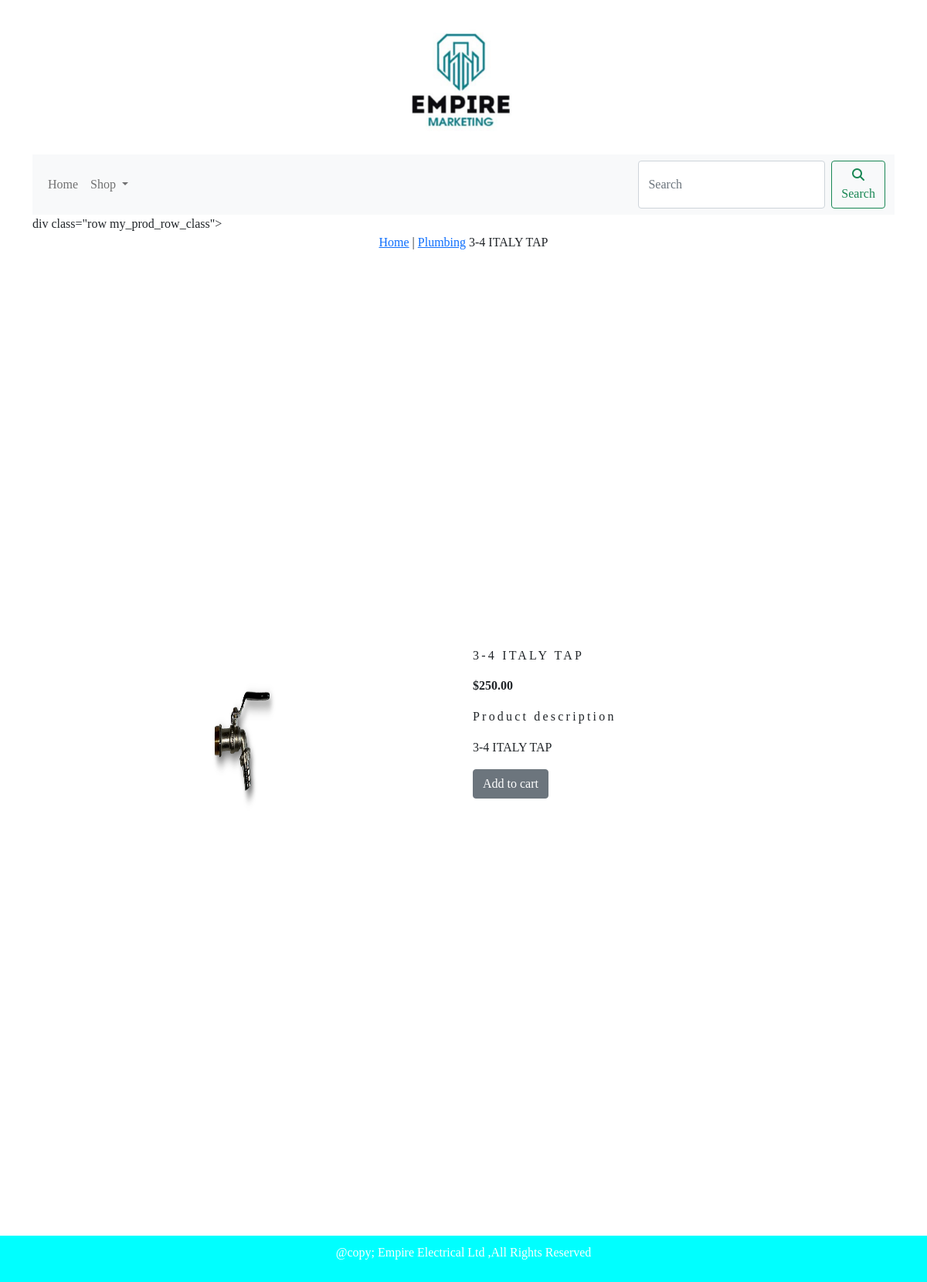
Page /empireshopapp/plumbing/3-4-italy-tap/ on the committed database.
### empireshopapp/models.py (models this page shows, shortened)
class Product(models.Model):
    name=models.CharField(max_length=250,unique=True)
    slug=models.CharField(max_length=250,unique=True)
    description=models.TextField(blank=True)
    price=models.DecimalField(max_digits=10,decimal_places=2)
    category=models.ForeignKey(Category,on_delete=models.CASCADE)
    image = models.ImageField(upload_to='Product', blank=True)
    stock=models.IntegerField()
    available=models.BooleanField(default=True)
    created=models.DateField(auto_now_add=True)
    updated=models.DateField(auto_now=True)
    class Meta:
        ordering = ('name',)
        verbose_name = 'Product'
        verbose_name_plural = 'products'

class Category(models.Model):
    name = models.CharField(max_length=250, unique=True)
    slug = models.SlugField(max_length=250, unique=True)
    description = models.TextField(blank=True)
    image = models.ImageField(upload_to='Category', blank=True)
    class Meta:
        ordering = ('name',)
        verbose_name = 'Category'
        verbose_name_plural='categories'
    def get_url(self):
        return reverse('empireshopapp:product_by_category',args=[self.slug])
    def __str__(self):
        return  '{}'.format(self.name)

### empireshopapp/views.py (the view)
# urls.py: path('<slug:c_slug>/<slug:product_slug>/', views.product_detail, name='product_detail'),
def product_detail(request, c_slug, product_slug):
    product = get_object_or_404(Product, category__slug=c_slug, slug=product_slug)
    return render(request, 'product.html', {'product': product})

### cart/context_processors.py (called while the page is built)
def counter(request):
    item_count=0
    if 'admin' in request.path:
        return {}
    else:
        try:
            cart=Cart.objects.filter(cart_id=_cart_id(request))
            cart_items=CartItem.objects.all().filter(cart=cart[:1])
            for cart_item in cart_items:
                item_count +=cart_item.quantity
        except Cart.DoesNotExist:
            item_count =0
    return dict(item_count=item_count)

### cart/views.py (called while the page is built)
def _cart_id(request):
    cart_id = request.session.get('cart_id')
    if not cart_id:
        cart_id = str(uuid.uuid4())  # Generate a unique cart_id using UUID
        request.session['cart_id'] = cart_id
    return cart_id

### empireshopapp/context_processors.py (called while the page is built)
def menu_links(request):
    links = Category.objects.all()
    return dict(links=links)

### template/product.html (shortened to what this page needs)
{% extends 'base.html' %}
{% load static %}
{% block content %}
div class="row my_prod_row_class">
    <div class="mx-auto">
        <p><a href="{% url 'empireshopapp:allProdCat' %}">Home</a> | <a href="{{product.category.get_url}}">{{product.category}}</a> {{product.name}}</p>
    </div>
    </div>
    <div class ="container">
        <br>
<div class="row">
    <div class="col-12 col-sm-12-col-md-12 col-lg-6 text-center">
        <div style="min-width:18rem">
            <img src="{{ product.image.url }}" alt="{{ product.name }}" height="250" width="100">
        </div>
    </div>
        <div class="col-12 col-sm-12 col-md-12 col-lg-6">
            <div>
            <h1 class="my_prod_title">{{product.name}}</h1>
            <p><b>${{ product.price }}</b></p>
            <p class="my_title">Product description</p>
            <p class="text-justify my_prod_text">{{product.description}}</p>
            {% if product.stock <= 0 %}
                <p class="text-justify my_prod_text"><b>Out of stock</b></p>
            {% else %}
                <a  class="btn btn-secondary" href="{% url 'cart:add_cart' product.id %}">Add to cart</a>
            {% endif %}
        </div>
    </div>
    </div>
</div>
{% endblock %}

### static/css/custom.css (style rules this page uses)
body { font-family: 'Roboto Slab', serif; }
.container { display: flex; flex-direction: column; min-height: 100vh; }
.my_title { font-size:16px; text_transform:uppercase; letter-spacing:.2em; }
.my_prod_title { font-size:16px; text_transform:uppercase; letter-spacing:.2em; padding-top:15px; padding-bottom:10px; }
.my_prod_title { padding-right:20px; }

### rows in the picture
Product: category "Plumbing", name "3-4 ITALY TAP", image (picture), price "250.00", description "3-4 ITALY TAP"
